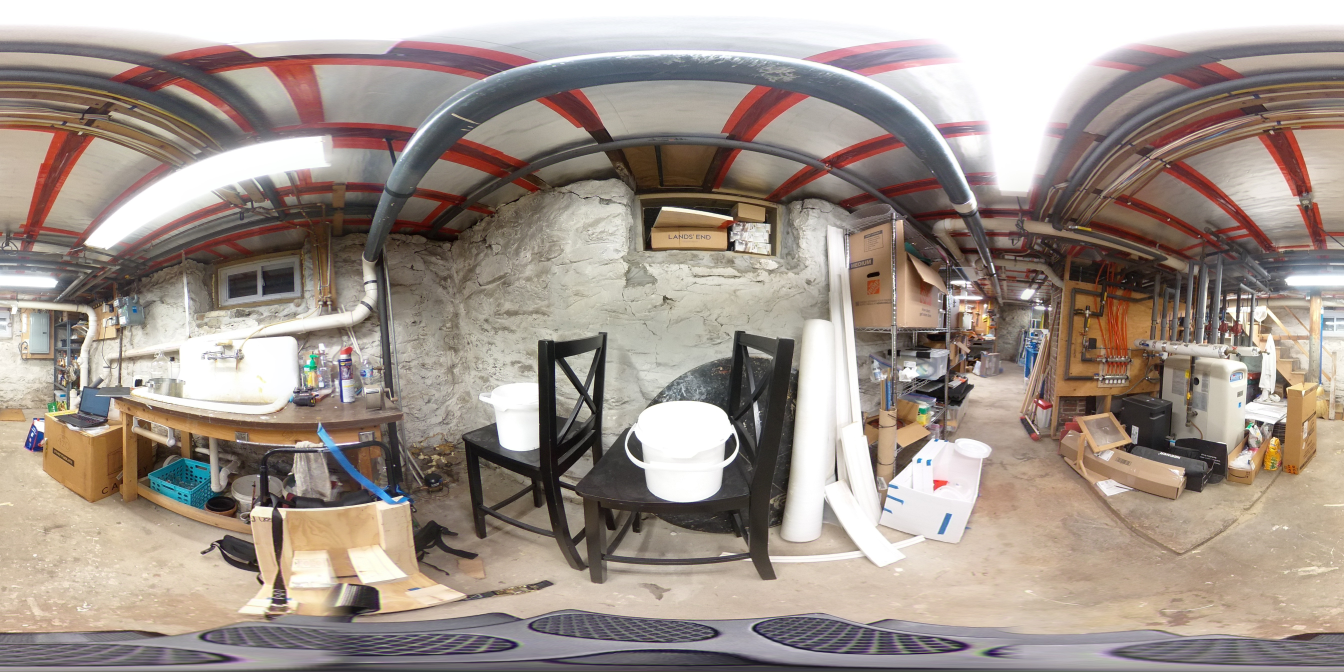
#> input picture simulation/assets/panoramas/drive_test_box_1.JPG, 5376 x 2688 px (shown at 1/4 size)
$ python downscale_images.py ../../simulation/assets/panoramas
#> lines starting #> are read from the running program, lines starting #| are printed output that depends on the picture
"""Downscale a dataset's images so the longest side <= --max-dim, in place.

Training runs at imgsz=640, so source images larger than ~720px waste decode time
and inflate Ultralytics' RAM-cache size estimate (check_cache_ram uses full-res
bytes), which silently disables the train RAM cache -> GPUs starve on JPEG decode.
Bounding-box/keypoint labels are normalized, so they are unaffected by resizing.
"""

from __future__ import annotations

import argparse
from concurrent.futures import ProcessPoolExecutor
from pathlib import Path

from PIL import Image
from tqdm import tqdm

IMG_EXTS = {".jpg", ".jpeg", ".png"}


def resize_one(args: tuple[Path, int, int]) -> int:
    path, max_dim, quality = args
    try:
        with Image.open(path) as im:
            w, h = im.size
#> w = 5376; h = 2688
            if max(w, h) <= max_dim:
                return 0
            scale = max_dim / max(w, h)
#> scale = 0.134
            out = im.convert("RGB").resize(
                (round(w * scale), round(h * scale)), Image.Resampling.LANCZOS
            )
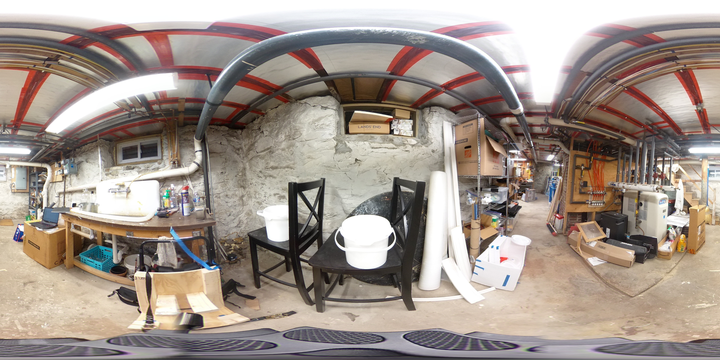
#> out: PIL image 720x360 RGB; mean R, G, B 161.2, 148.5, 140
        out.save(path, "JPEG", quality=quality)  # overwrite (breaks any hardlink -> real file)
        return 1
    except Exception as e:  # noqa: BLE001
        print(f"  skip {path.name}: {e}")
        return 0


def main() -> None:
    p = argparse.ArgumentParser(description=__doc__)
    p.add_argument("root", type=Path, help="Dataset root (recurses into */images)")
    p.add_argument("--max-dim", type=int, default=720, help="Longest side after resize")
    p.add_argument("--quality", type=int, default=92, help="JPEG quality")
    p.add_argument("--workers", type=int, default=32)
    args = p.parse_args()

    imgs = [f for f in args.root.rglob("*") if f.suffix.lower() in IMG_EXTS]
    print(f"scanning {len(imgs)} images under {args.root} (max-dim {args.max_dim})")
    work = [(f, args.max_dim, args.quality) for f in imgs]
    resized = 0
    with ProcessPoolExecutor(max_workers=args.workers) as ex:
        with tqdm(total=len(imgs), unit="img", desc="downscaling") as bar:
            for r in ex.map(resize_one, work, chunksize=64):
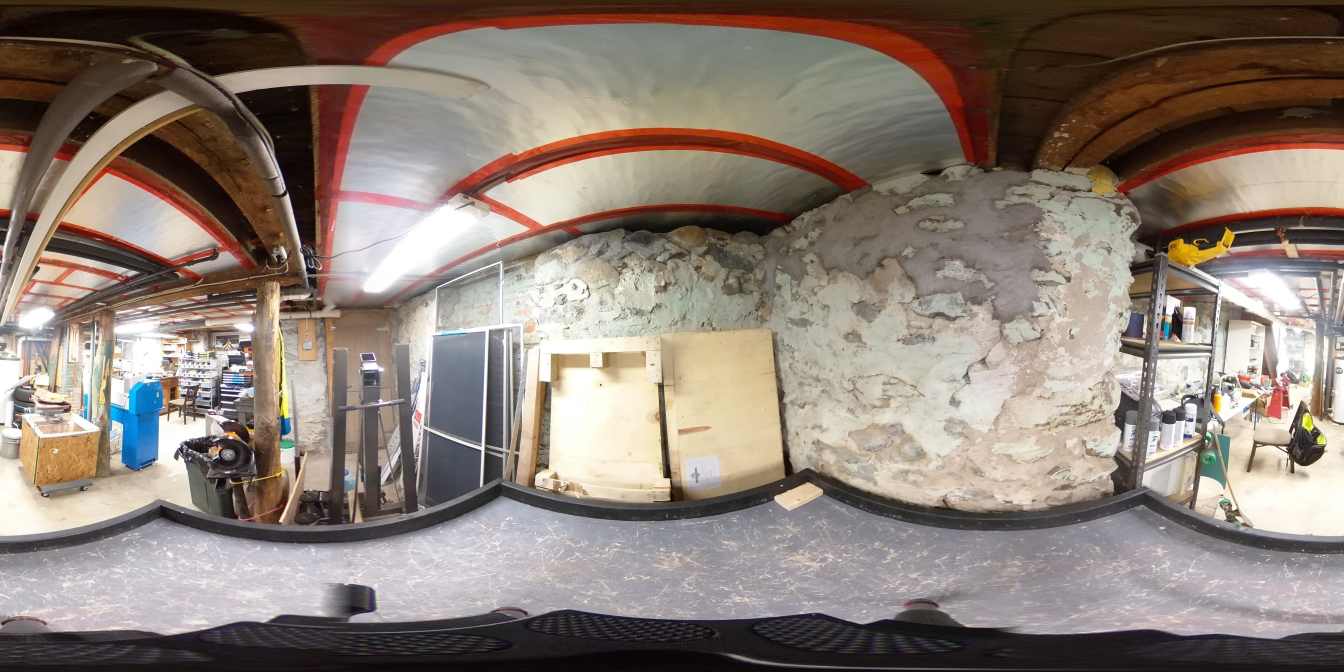
#> input picture simulation/assets/panoramas/drive_test_box_2.JPG, 5376 x 2688 px (shown at 1/4 size)
#> in resize_one (call 2), `out = im.convert("RGB").resize( (round(w * scale), round(h * scale)), ..`:
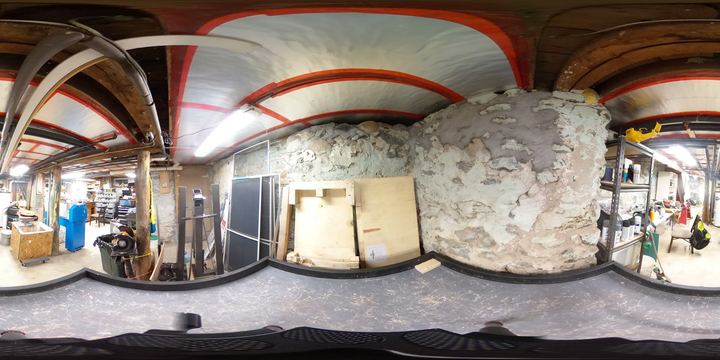
#> out: PIL image 720x360 RGB; mean R, G, B 139.1, 125.9, 116.8
                resized += r
                bar.update(1)
                bar.set_postfix(resized=resized)
    print(f"done: {resized}/{len(imgs)} resized (rest were already <= {args.max_dim})")


if __name__ == "__main__":
    main()
